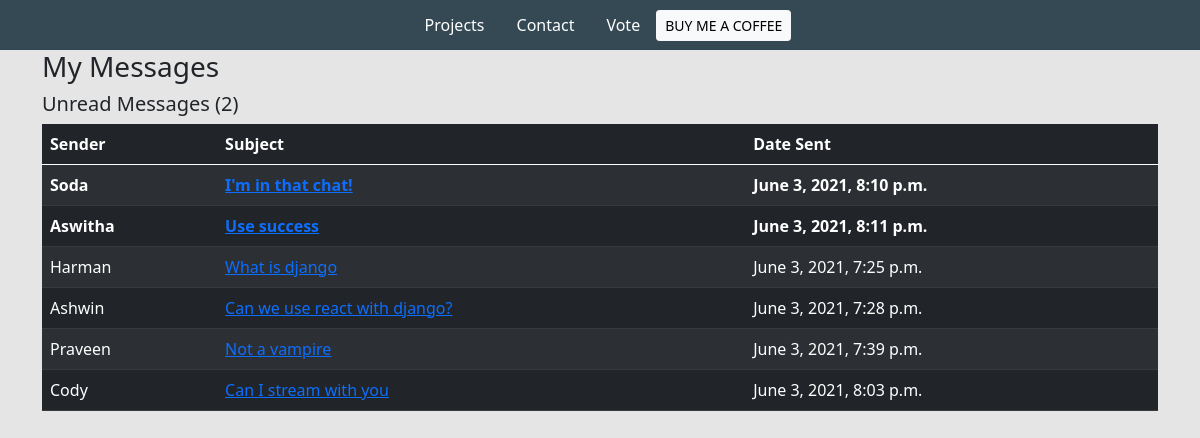
Page /inbox/ on the earlier database version.
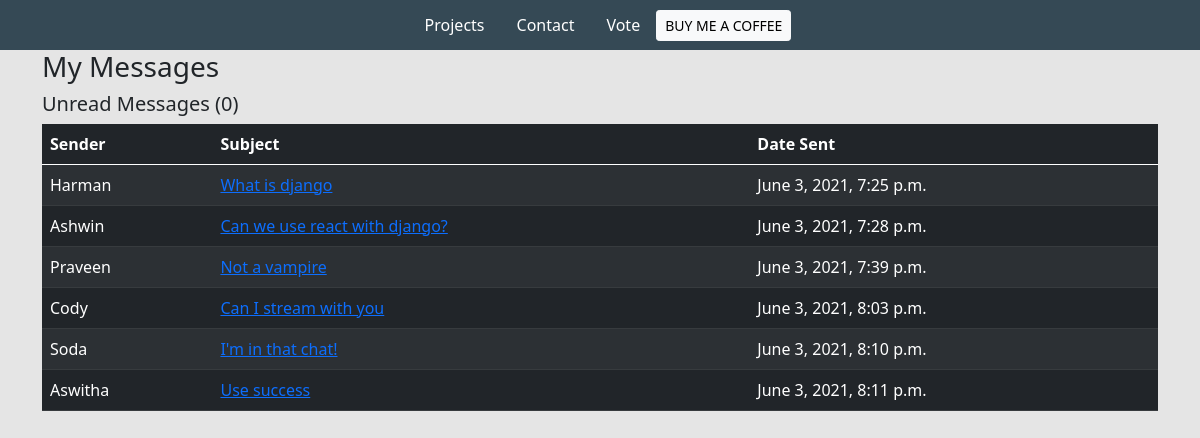
Same page on the later database version.
### base/models.py (models this page shows, shortened)
class Message(models.Model):
    name = models.CharField(max_length=200, null=True)
    email = models.CharField(max_length=200, null=True)
    subject = models.CharField(max_length=200, null=True)
    body = models.TextField()
    is_read = models.BooleanField(default=False)
    created = models.DateTimeField(auto_now_add=True)
    id = models.UUIDField(default=uuid.uuid4,  unique=True,
                          primary_key=True, editable=False)

### base/views.py (the view)
# urls.py: path('inbox/', views.inboxPage, name="inbox"),
def inboxPage(request):
    inbox = Message.objects.all().order_by('is_read')
    unreadCount = Message.objects.filter(is_read=False).count()
    context = {'inbox': inbox, 'unreadCount': unreadCount}
    return render(request, 'base/inbox.html', context)

### base/templates/base/inbox.html
{% extends 'base/main.html' %}
{% load static %}
{% block content %}
<div class="container">
    <h3>My Messages</h3>
    <h5>Unread Messages ({{unreadCount}})</h5>
    <table class="table table-dark table-striped">
        <thead>
            <tr>
                <th>Sender</th>
                <th>Subject</th>
                <th>Date Sent</th>
            </tr>
        </thead>
        <tbody>
            {% for message in inbox %}
            {% if message.is_read %}
            <tr>
                {% else %}
            <tr style="font-weight: 900;">
                {% endif %}
                <td>{{message.name}}</td>
                <td><a href="{% url 'message' message.id %}">{{message.subject}}</a></td>
                <td>{{message.created}}</td>
            </tr>
            {% endfor %}
        </tbody>
    </table>
</div>
{% endblock content %}

Differences in the rows shown:
changed Message "Soda": is_read False → True (drawn); moves down the list
changed Message "Aswitha": is_read False → True (drawn); moves down the list
Other differences:
{{ unreadCount }}: "2" → "0"
